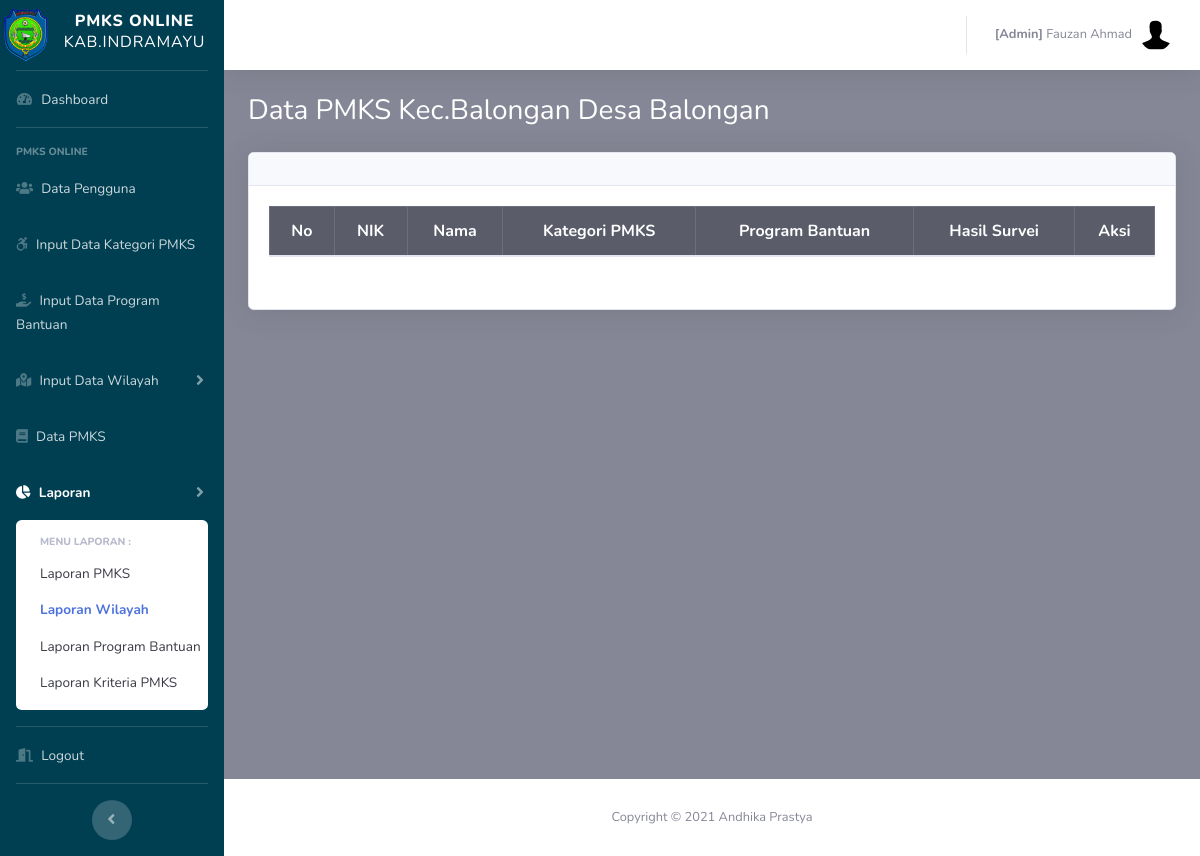
/admin/laporan_wil_detail.php?id=14 (signed in), run on the app's committed database.
### tables this page shows
CREATE TABLE `pegawai` (
  `id_pegawai` int(11) NOT NULL,
  `nm_pegawai` varchar(50) NOT NULL,
  `nip` varchar(50) NOT NULL,
  `no_telepon` varchar(50) NOT NULL,
  `alamat` varchar(100) NOT NULL,
  `username` varchar(50) NOT NULL,
  `password` varchar(255) NOT NULL,
  `role` varchar(10) NOT NULL,
  `is_delete` int(11) NOT NULL,
  `row_edit` int(11) NOT NULL,
  `time_input` datetime NOT NULL DEFAULT current_timestamp()
);

CREATE TABLE `desa` (
  `id_desa` int(10) NOT NULL,
  `nm_desa` varchar(25) NOT NULL,
  `id_kec` int(11) NOT NULL,
  `is_delete` int(11) NOT NULL,
  `row_edit` int(11) NOT NULL,
  `creator` int(11) NOT NULL,
  `time_input` datetime NOT NULL DEFAULT current_timestamp()
);

CREATE TABLE `kecamatan` (
  `id_kec` int(11) NOT NULL,
  `nm_kec` varchar(20) NOT NULL,
  `is_delete` int(11) NOT NULL,
  `row_edit` int(11) NOT NULL,
  `creator` int(11) NOT NULL,
  `time_input` datetime NOT NULL DEFAULT current_timestamp()
);

### config.php (called while the page is built, shortened)
<?php
	$database = 'pmks';
?>

### functions.php (called while the page is built, shortened)
<?php
function query($query)
{
	include('config.php');
	$result = mysqli_query($koneksi, $query);
	$rows = [];
	while ($row = mysqli_fetch_assoc($result)) {
		$rows[] = $row;
	}
	return $rows;
}

### admin/laporan_wil_detail.php (the view, shortened to what this page needs)
<?php
  include('templetes/sidebar.php');
  include('templetes/topbar.php');
  require_once "../functions.php";
$id=$_GET['id'];
$pmksx=query("SELECT a.*,b.id_kec,b.nm_kec,b.is_delete FROM desa a
              INNER JOIN kecamatan b USING (id_kec) WHERE a.is_delete=1 AND b.is_delete=1 AND a.id_desa=$id")[0];
?>
        <div class="container-fluid">
          <h1 class="h3 mb-4 text-judul">Data PMKS Kec.<?=$pmksx['nm_kec']. ' Desa '. $pmksx['nm_desa'] ?></h1>
              <div class="card shadow mb-2">
                <div class="card-header py-3">
                </div>
                <div class="card-body">
                <div class="table-responsive">
                <table class="table table-bordered" width="100%" cellspacing="0">
                  <thead class="table-dark">
                    <tr>
                      <th class="text-center">No</th>
                      <th class="text-center">NIK</th>
                      <th class="text-center">Nama</th>
                      <th class="text-center">Kategori PMKS</th>
                      <th class="text-center">Program Bantuan</th>
                      <th class="text-center">Hasil Survei</th>
                      <th class="text-center">Aksi</th>
                    </tr>
                  </thead>
                </table>
                </div>
              </div>
            </div>
        </div>
      </div>
<?php include('templetes/footer.php');?>

### admin/templetes/topbar.php (shortened to what this page needs)
<?php
require_once "../functions.php";
$idp = $_SESSION["id_pegawai"];
$pg = query("SELECT * FROM pegawai WHERE is_delete=1 AND id_pegawai = $idp")[0];
?>
          <ul class="navbar-nav ml-auto">
            <li class="nav-item dropdown no-arrow">
              <a class="nav-link dropdown-toggle" href="#" id="userDropdown" role="button" data-toggle="dropdown" aria-haspopup="true" aria-expanded="false">
                <span class="mr-2 d-none d-lg-inline text-gray-600 small"><b>[<?=$pg['role']?>]</b> <?=$pg['nm_pegawai']?></span>
                <img class="img-profile rounded-circle" src="../assets/img/default.jpg">
              </a>
            </li>
          </ul>
        </nav>

### admin/templetes/sidebar.php (style rules this page uses)
.text-judul { color: #ffffff; }

### data on the page
pegawai: role "Admin", nm_pegawai "Fauzan Ahmad"
desa: id_kec.nm_kec "Balongan", nm_desa "Balongan"
